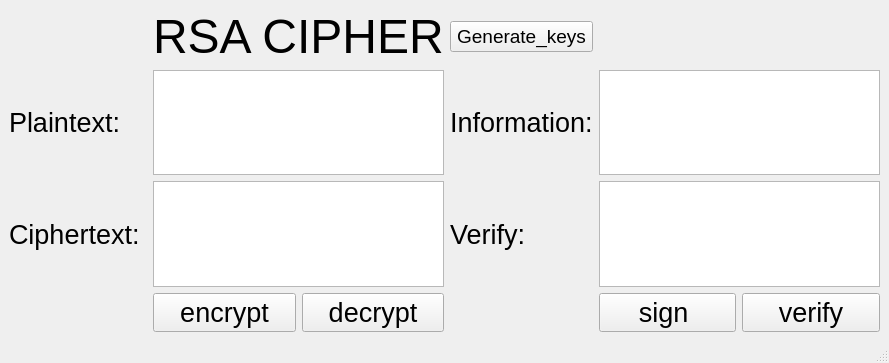
<?xml version="1.0" encoding="UTF-8"?>
<ui version="4.0">
 <class>MainWindow</class>
 <widget class="QMainWindow" name="MainWindow">
  <property name="geometry">
   <rect>
    <x>0</x>
    <y>0</y>
    <width>889</width>
    <height>363</height>
   </rect>
  </property>
  <property name="windowTitle">
   <string>MainWindow</string>
  </property>
  <widget class="QWidget" name="centralwidget">
   <layout class="QGridLayout" name="gridLayout">
    <item row="0" column="1" colspan="2">
     <widget class="QLabel" name="label">
      <property name="font">
       <font>
        <pointsize>36</pointsize>
       </font>
      </property>
      <property name="text">
       <string>RSA CIPHER</string>
      </property>
     </widget>
    </item>
    <item row="0" column="3">
     <widget class="QPushButton" name="btn_gen_keys">
      <property name="font">
       <font>
        <pointsize>14</pointsize>
       </font>
      </property>
      <property name="text">
       <string>Generate_keys</string>
      </property>
     </widget>
    </item>
    <item row="1" column="0">
     <widget class="QLabel" name="label_2">
      <property name="font">
       <font>
        <pointsize>20</pointsize>
       </font>
      </property>
      <property name="text">
       <string>Plaintext:</string>
      </property>
     </widget>
    </item>
    <item row="1" column="1" colspan="2">
     <widget class="QTextEdit" name="txt_plain_text"/>
    </item>
    <item row="1" column="3">
     <widget class="QLabel" name="label_4">
      <property name="font">
       <font>
        <pointsize>20</pointsize>
       </font>
      </property>
      <property name="text">
       <string>Information:</string>
      </property>
     </widget>
    </item>
    <item row="1" column="4" colspan="2">
     <widget class="QTextEdit" name="txt_info"/>
    </item>
    <item row="2" column="0">
     <widget class="QLabel" name="label_3">
      <property name="font">
       <font>
        <pointsize>20</pointsize>
       </font>
      </property>
      <property name="text">
       <string>Ciphertext:</string>
      </property>
     </widget>
    </item>
    <item row="2" column="1" colspan="2">
     <widget class="QTextEdit" name="txt_cipher_text"/>
    </item>
    <item row="2" column="3">
     <widget class="QLabel" name="label_5">
      <property name="font">
       <font>
        <pointsize>20</pointsize>
       </font>
      </property>
      <property name="text">
       <string>Verify:</string>
      </property>
     </widget>
    </item>
    <item row="2" column="4" colspan="2">
     <widget class="QTextEdit" name="txt_sign"/>
    </item>
    <item row="3" column="1">
     <widget class="QPushButton" name="btn_encrypt">
      <property name="font">
       <font>
        <pointsize>20</pointsize>
       </font>
      </property>
      <property name="text">
       <string>encrypt</string>
      </property>
     </widget>
    </item>
    <item row="3" column="2">
     <widget class="QPushButton" name="btn_decrypt">
      <property name="font">
       <font>
        <pointsize>20</pointsize>
       </font>
      </property>
      <property name="text">
       <string>decrypt</string>
      </property>
     </widget>
    </item>
    <item row="3" column="4">
     <widget class="QPushButton" name="btn_sign">
      <property name="font">
       <font>
        <pointsize>20</pointsize>
       </font>
      </property>
      <property name="text">
       <string>sign </string>
      </property>
     </widget>
    </item>
    <item row="3" column="5">
     <widget class="QPushButton" name="btn_verify">
      <property name="font">
       <font>
        <pointsize>20</pointsize>
       </font>
      </property>
      <property name="text">
       <string>verify</string>
      </property>
     </widget>
    </item>
   </layout>
  </widget>
  <widget class="QMenuBar" name="menubar">
   <property name="geometry">
    <rect>
     <x>0</x>
     <y>0</y>
     <width>889</width>
     <height>18</height>
    </rect>
   </property>
  </widget>
  <widget class="QStatusBar" name="statusbar"/>
 </widget>
 <resources/>
 <connections/>
</ui>
